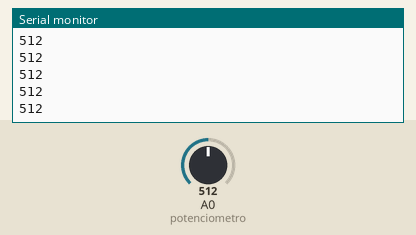
A sketch run on a simulated Arduino Uno, built with avr-gcc and run on an emulated ATmega328P. Parts: the last lines printed to the serial monitor. The test bench sets the inputs (shaded band); at power-on: A0 (potenciometro) = 512.

Above: at 1.2 s.
1.3 s: A0 (potenciometro) set to 716
At 1.31 s:
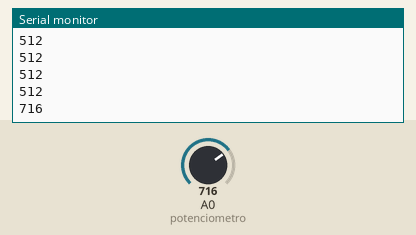
2.8 s: A0 (potenciometro) set to 900
At 2.81 s:
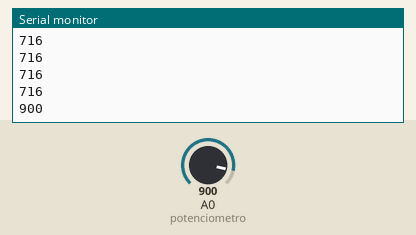
Timing chart, 0 to 5.8 s (numbered marks = the images above; inputs shaded):
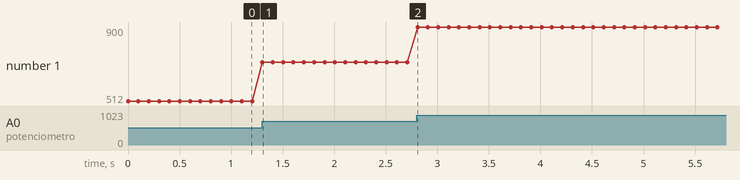

The sketch:

ComunicacionSerialMatlab.ino
```cpp
//Moyete
//Edgar Moises Hernandez Gonzalez
//Leer valor analogico de un potenciometro y enviar a Matlab por el puerto serial
//23-09-2017

const int potenciometro=A0;//Pin digital A0

void setup() {
  Serial.begin(9600);//Comunicacion serial
}

void loop() {
  int voltaje=analogRead(potenciometro);//Leer voltaje
  Serial.println(voltaje);
  delay(100);//100 milisegundos
}
```

Measured:
- after the input at 1.3 s, the serial monitor: prints a new line at once (image 1)
- after the input at 2.8 s, the serial monitor: prints a new line at once (image 2)
- plotted number 1: 512 → 716 after the input at 1.3 s, 716 → 900 after the input at 2.8 s
